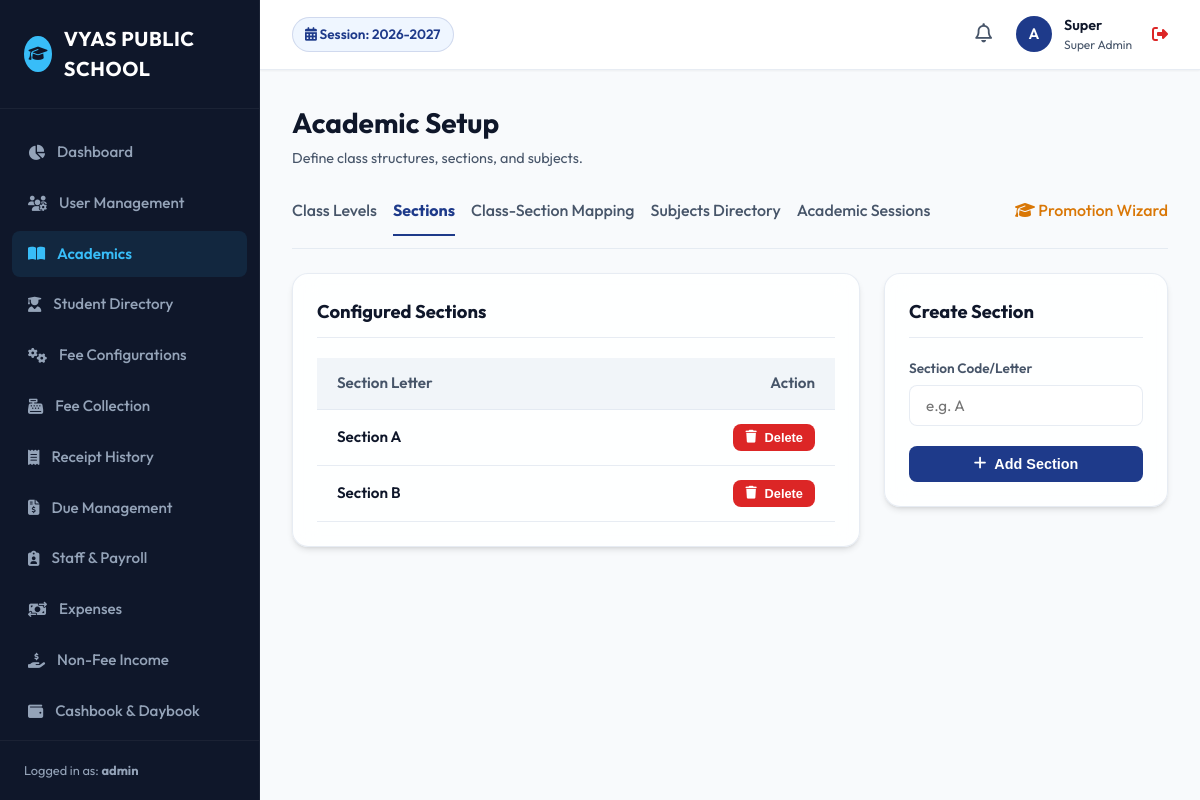
/academics/sections/ (signed in), run on the app's committed database.
### users/models.py (models this page shows, shortened)
class User(AbstractUser, SoftDeleteModel):
    SUPER_ADMIN = 'SUPER_ADMIN'
    SCHOOL_ADMIN = 'SCHOOL_ADMIN'
    ACCOUNTANT = 'ACCOUNTANT'
    PRINCIPAL = 'PRINCIPAL'
    TEACHER = 'TEACHER'
    RECEPTIONIST = 'RECEPTIONIST'
    ROLE_CHOICES = [
        (SUPER_ADMIN, 'Super Admin'),
        (SCHOOL_ADMIN, 'School Admin'),
        (ACCOUNTANT, 'Accountant'),
        (PRINCIPAL, 'Principal'),
        (TEACHER, 'Teacher'),
        (RECEPTIONIST, 'Receptionist'),
    ]
    role = models.CharField(max_length=20, choices=ROLE_CHOICES, default=SCHOOL_ADMIN)
    mobile = models.CharField(max_length=15, blank=True, null=True)
    objects = SoftDeleteUserManager()
    def is_school_admin(self):
        return self.role in [self.SUPER_ADMIN, self.SCHOOL_ADMIN]
    def is_accountant(self):
        return self.role in [self.SUPER_ADMIN, self.ACCOUNTANT]

### academics/models.py (models this page shows, shortened)
class AcademicSession(SoftDeleteModel):
    name = models.CharField(max_length=20, unique=True, help_text="e.g. 2026-2027")
    start_date = models.DateField()
    end_date = models.DateField()
    is_active = models.BooleanField(default=False)
    class Meta:
        ordering = ['-start_date']

class Section(SoftDeleteModel):
    name = models.CharField(max_length=10, unique=True, help_text="e.g. A, B, C")
    class Meta:
        ordering = ['name']

### academics/views.py (the view)
# urls.py: path('sections/', views.section_list, name='section_list'),
@login_required
@principal_only
def section_list(request):
    sections = Section.objects.all()
    if request.method == 'POST':
        form = SectionForm(request.POST)
        if form.is_valid():
            sec = form.save()
            log_activity(request.user, "CREATE_SECTION", {"section": sec.name})
            messages.success(request, f"Section {sec.name} created successfully.")
            return redirect('section_list')
    else:
        form = SectionForm()
    return render(request, 'academics/section_list.html', {'sections': sections, 'form': form})

### academics/forms.py
class SectionForm(forms.ModelForm):
    class Meta:
        model = Section
        fields = ['name']
        widgets = {
            'name': forms.TextInput(attrs={'class': 'form-control', 'placeholder': 'e.g. A'}),
        }

### academics/context_processors.py (called while the page is built)
def academic_session_processor(request):
    try:
        active_session = AcademicSession.objects.get(is_active=True)
    except AcademicSession.DoesNotExist:
        active_session = AcademicSession.objects.order_by('-start_date').first()
    except AcademicSession.MultipleObjectsReturned:
        active_session = AcademicSession.objects.filter(is_active=True).first()
    return {
        'ACTIVE_SESSION': active_session,
        'ALL_SESSIONS': AcademicSession.objects.all()
    }

### core/models.py (called while the page is built)
    def get_queryset(self):
        return SoftDeleteQuerySet(self.model, using=self._db).filter(is_deleted=False)

### users/models.py (called while the page is built)
    def get_queryset(self):
        return SoftDeleteQuerySet(self.model, using=self._db).filter(is_deleted=False)

### templates/academics/section_list.html (shortened to what this page needs)
{% extends 'base.html' %}
{% block content %}
<div class="page-header">
    <div class="page-title">
        <h1>Academic Setup</h1>
        <p>Define class structures, sections, and subjects.</p>
    </div>
</div>
<div style="display: flex; gap: 16px; margin-bottom: 24px; border-bottom: 1px solid var(--border-color); padding-bottom: 12px;">
    <a href="{% url 'class_list' %}" style="font-weight: 500; color: var(--text-secondary); padding-bottom: 12px;">Class Levels</a>
    <a href="{% url 'section_list' %}" style="font-weight: 700; color: var(--primary); border-bottom: 2px solid var(--primary); padding-bottom: 12px;">Sections</a>
    <a href="{% url 'class_section_list' %}" style="font-weight: 500; color: var(--text-secondary); padding-bottom: 12px;">Class-Section Mapping</a>
    <a href="{% url 'subject_list' %}" style="font-weight: 500; color: var(--text-secondary); padding-bottom: 12px;">Subjects Directory</a>
    <a href="{% url 'session_list' %}" style="font-weight: 500; color: var(--text-secondary); padding-bottom: 12px;">Academic Sessions</a>
    <a href="{% url 'promotion_wizard' %}" style="font-weight: 500; color: var(--text-secondary); padding-bottom: 12px; margin-left: auto; color: var(--accent);"><i class="fa-solid fa-graduation-cap"></i> Promotion Wizard</a>
</div>
<div style="display: grid; grid-template-columns: 2fr 1fr; gap: 24px;">
    <div class="glass-panel">
        <div class="panel-header">
            <h2>Configured Sections</h2>
        </div>
        <div class="table-responsive">
            <table class="custom-table">
                <thead>
                    <tr>
                        <th>Section Letter</th>
                        <th style="text-align: right;">Action</th>
                    </tr>
                </thead>
                <tbody>
                    {% for s in sections %}
                    <tr>
                        <td style="font-weight: 600;">Section {{ s.name }}</td>
                        <td style="text-align: right;">
                            <form method="POST" action="{% url 'section_delete' s.pk %}" style="display: inline;" onsubmit="return confirm('Soft-deleting a section removes it from active selection. Confirm?');">
                                <button type="submit" class="btn btn-danger btn-sm">
                                    <i class="fa-solid fa-trash"></i> Delete
                                </button>
                            </form>
                        </td>
                    </tr>
                    {% empty %}
                    <tr>
                        <td colspan="2" style="text-align: center; color: var(--text-secondary); padding: 20px;">No sections configured yet.</td>
                    </tr>
                    {% endfor %}
                </tbody>
            </table>
        </div>
    </div>
    <div>
        <div class="glass-panel">
            <div class="panel-header">
                <h2>Create Section</h2>
            </div>
            <form method="POST">
                <div class="form-group">
                    <label for="{{ form.name.id_for_label }}">Section Code/Letter</label>
                    {{ form.name }}
                </div>
                <button type="submit" class="btn btn-primary" style="width: 100%; justify-content: center;">
                    <i class="fa-solid fa-plus"></i> Add Section
                </button>
            </form>
        </div>
    </div>
</div>
{% endblock %}

### templates/base.html (shortened to what this page needs)
{% load static %}
<!DOCTYPE html>
<html lang="en">
<head>
    <link rel="stylesheet" href="https://cdnjs.cloudflare.com/ajax/libs/font-awesome/6.4.0/css/all.min.css">
    <link rel="stylesheet" href="{% static 'css/styles.css' %}">
</head>
<body>
    <div class="app-container">
        <aside class="sidebar">
            <div class="sidebar-header">
                <div class="user-avatar" style="background-color: var(--sidebar-active); color: var(--sidebar-bg);">
                    <i class="fa-solid fa-graduation-cap"></i>
                </div>
                <div class="sidebar-logo">VYAS PUBLIC SCHOOL</div>
            </div>
            <ul class="sidebar-menu">
                <li class="menu-item {% if request.resolver_match.url_name == 'dashboard' %}active{% endif %}">
                    <a href="{% url 'dashboard' %}">
                        <i class="fa-solid fa-chart-pie"></i>
                        <span>Dashboard</span>
                    </a>
                </li>
                {% if request.user.is_school_admin %}
                <li class="menu-item {% if 'user' in request.path %}active{% endif %}">
                    <a href="{% url 'user_list' %}">
                        <i class="fa-solid fa-users-gear"></i>
                        <span>User Management</span>
                    </a>
                </li>
                {% endif %}
                {% if request.user.role == 'SUPER_ADMIN' or request.user.role == 'SCHOOL_ADMIN' or request.user.role == 'PRINCIPAL' or request.user.role == 'TEACHER' %}
                <li class="menu-item {% if 'academics' in request.path %}active{% endif %}">
                    <a href="{% url 'class_list' %}">
                        <i class="fa-solid fa-book-open"></i>
                        <span>Academics</span>
                    </a>
                </li>
                {% endif %}
                <li class="menu-item {% if 'students' in request.path %}active{% endif %}">
                    <a href="{% url 'student_list' %}">
                        <i class="fa-solid fa-user-graduate"></i>
                        <span>Student Directory</span>
                    </a>
                </li>
                {% if request.user.is_accountant or request.user.is_school_admin %}
                <li class="menu-item {% if 'fees' in request.path and 'collect' not in request.path and 'receipts' not in request.path and 'dues' not in request.path %}active{% endif %}">
                    <a href="{% url 'fee_type_list' %}">
                        <i class="fa-solid fa-gears"></i>
                        <span>Fee Configurations</span>
                    </a>
                </li>
                <li class="menu-item {% if 'fees/collect' in request.path %}active{% endif %}">
                    <a href="{% url 'fee_collection_dashboard' %}">
                        <i class="fa-solid fa-cash-register"></i>
                        <span>Fee Collection</span>
                    </a>
                </li>
                <li class="menu-item {% if 'fees/receipts' in request.path %}active{% endif %}">
                    <a href="{% url 'receipt_history' %}">
                        <i class="fa-solid fa-receipt"></i>
                        <span>Receipt History</span>
                    </a>
                </li>
                <li class="menu-item {% if 'fees/dues' in request.path %}active{% endif %}">
                    <a href="{% url 'due_report' %}">
                        <i class="fa-solid fa-file-invoice-dollar"></i>
                        <span>Due Management</span>
                    </a>
                </li>
                {% endif %}
                {% if request.user.role == 'SUPER_ADMIN' or request.user.role == 'SCHOOL_ADMIN' or request.user.role == 'PRINCIPAL' or request.user.is_accountant %}
                <li class="menu-item {% if 'staff' in request.path or 'salar' in request.path %}active{% endif %}">
                    <a href="{% url 'staff_list' %}">
                        <i class="fa-solid fa-clipboard-user"></i>
                        <span>Staff & Payroll</span>
                    </a>
                </li>
                {% endif %}
                {% if request.user.is_accountant or request.user.is_school_admin %}
                <li class="menu-item {% if 'finance/expense' in request.path %}active{% endif %}">
                    <a href="{% url 'expense_list' %}">
                        <i class="fa-solid fa-money-bill-transfer"></i>
                        <span>Expenses</span>
                    </a>
                </li>
                <li class="menu-item {% if 'finance/income' in request.path %}active{% endif %}">
                    <a href="{% url 'income_list' %}">
                        <i class="fa-solid fa-hand-holding-dollar"></i>
                        <span>Non-Fee Income</span>
                    </a>
                </li>
                <li class="menu-item {% if 'daybook' in request.path or 'cashbook' in request.path %}active{% endif %}">
                    <a href="{% url 'daybook' %}">
                        <i class="fa-solid fa-wallet"></i>
                        <span>Cashbook & Daybook</span>
                    </a>
                </li>
                {% endif %}
                <li class="menu-item {% if 'reports' in request.path %}active{% endif %}">
                    <a href="{% url 'reports_dashboard' %}">
                    </a>
                </li>
            </ul>
            <div class="sidebar-footer">
                Logged in as: <strong>{{ request.user.username }}</strong>
            </div>
        </aside>
        <main class="main-wrapper">
            <header class="main-header">
                <div class="header-left">
                    <div class="session-indicator">
                        <i class="fa-solid fa-calendar-days"></i>
                        Session: {{ ACTIVE_SESSION.name|default:"None Configured" }}
                    </div>
                </div>
                <div class="header-right">
                    <div class="notification-bell">
                        <i class="fa-regular fa-bell" style="font-size: 1.2rem; cursor: pointer; color: var(--text-secondary);"></i>
                    </div>
                    <div class="user-profile" onclick="location.href='{% url 'logout' %}'" title="Click to Logout">
                        <div class="user-avatar">
                            {{ request.user.username|slice:":1"|upper }}
                        </div>
                        <div class="user-info">
                            <div class="user-name">{{ request.user.first_name|default:request.user.username }}</div>
                            <div class="user-role">{{ request.user.get_role_display }}</div>
                        </div>
                        <i class="fa-solid fa-right-from-bracket" style="color: var(--danger); margin-left: 8px;"></i>
                    </div>
                </div>
            </header>
            <div class="content-body">
                {% block content %}{% endblock %}
            </div>
        </main>
    </div>
</body>
</html>

### data on the page
User: user.username "admin", user.username "A", user.first_name "Super", user.role "Super Admin"
AcademicSession: name "2026-2027"
Section: name "A"
Section: name "B"
